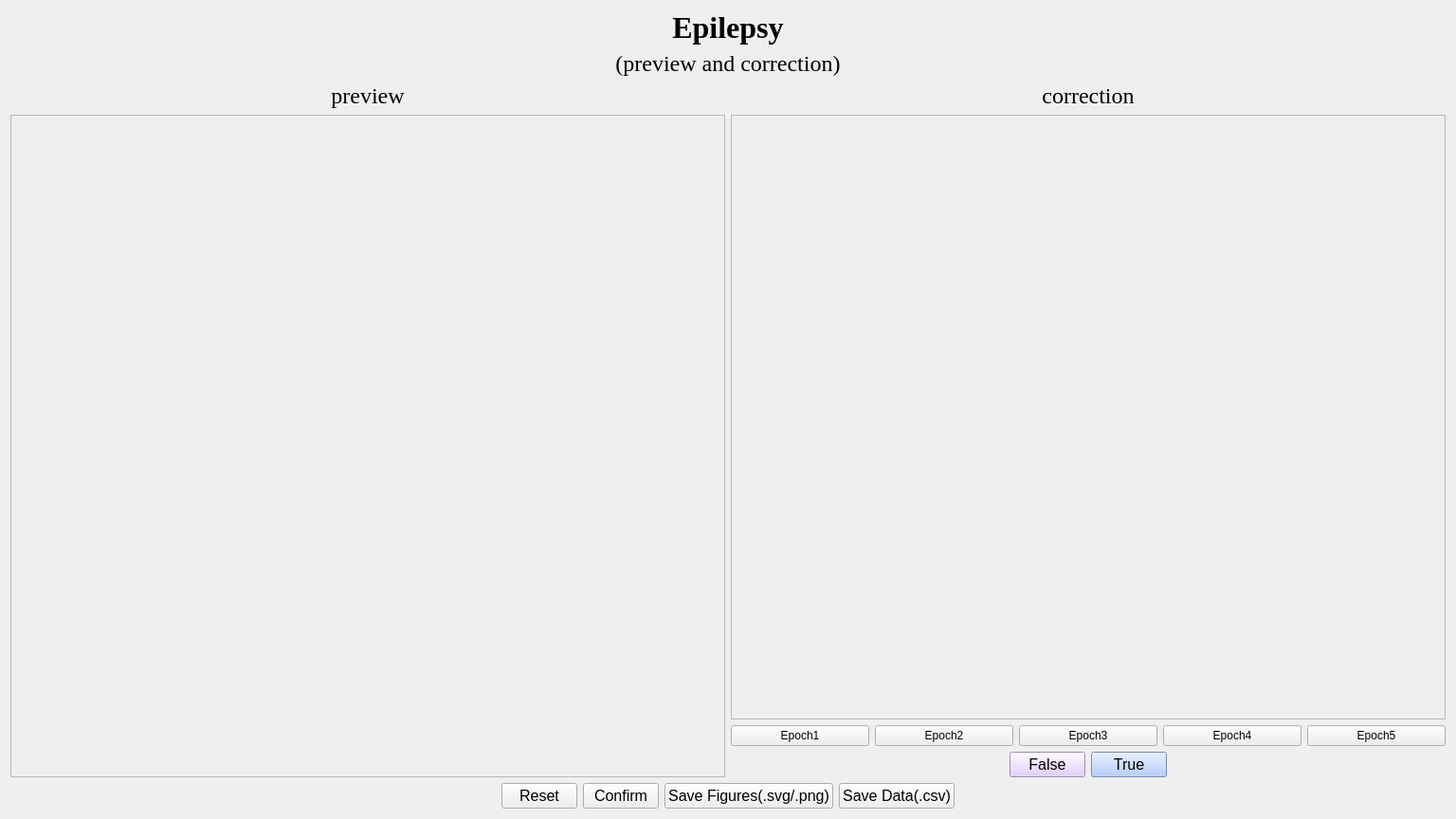
<?xml version="1.0" encoding="UTF-8"?>
<ui version="4.0">
 <class>Form</class>
 <widget class="QWidget" name="Form">
  <property name="geometry">
   <rect>
    <x>0</x>
    <y>0</y>
    <width>1536</width>
    <height>864</height>
   </rect>
  </property>
  <property name="windowTitle">
   <string>Form</string>
  </property>
  <layout class="QVBoxLayout" name="verticalLayout_4">
   <item>
    <layout class="QVBoxLayout" name="verticalLayout_3">
     <item>
      <widget class="QLabel" name="title_1">
       <property name="font">
        <font>
         <family>Times New Roman</family>
         <pointsize>24</pointsize>
         <weight>75</weight>
         <bold>true</bold>
        </font>
       </property>
       <property name="layoutDirection">
        <enum>Qt::LeftToRight</enum>
       </property>
       <property name="text">
        <string>Epilepsy</string>
       </property>
       <property name="alignment">
        <set>Qt::AlignCenter</set>
       </property>
      </widget>
     </item>
     <item>
      <widget class="QLabel" name="title_2">
       <property name="font">
        <font>
         <family>Times New Roman</family>
         <pointsize>18</pointsize>
         <weight>50</weight>
         <bold>false</bold>
        </font>
       </property>
       <property name="layoutDirection">
        <enum>Qt::LeftToRight</enum>
       </property>
       <property name="text">
        <string>(preview and correction)</string>
       </property>
       <property name="alignment">
        <set>Qt::AlignCenter</set>
       </property>
      </widget>
     </item>
    </layout>
   </item>
   <item>
    <layout class="QHBoxLayout" name="horizontalLayout_4">
     <item>
      <layout class="QVBoxLayout" name="verticalLayout_2">
       <item>
        <widget class="QLabel" name="title_3">
         <property name="font">
          <font>
           <family>Times New Roman</family>
           <pointsize>18</pointsize>
           <weight>50</weight>
           <bold>false</bold>
          </font>
         </property>
         <property name="layoutDirection">
          <enum>Qt::LeftToRight</enum>
         </property>
         <property name="text">
          <string>preview</string>
         </property>
         <property name="alignment">
          <set>Qt::AlignCenter</set>
         </property>
        </widget>
       </item>
       <item>
        <widget class="QScrollArea" name="scrollArea_1">
         <property name="widgetResizable">
          <bool>true</bool>
         </property>
         <widget class="QWidget" name="scrollAreaWidgetContents">
          <property name="geometry">
           <rect>
            <x>0</x>
            <y>0</y>
            <width>751</width>
            <height>696</height>
           </rect>
          </property>
         </widget>
        </widget>
       </item>
      </layout>
     </item>
     <item>
      <layout class="QVBoxLayout" name="verticalLayout">
       <item>
        <widget class="QLabel" name="title_4">
         <property name="font">
          <font>
           <family>Times New Roman</family>
           <pointsize>18</pointsize>
           <weight>50</weight>
           <bold>false</bold>
          </font>
         </property>
         <property name="layoutDirection">
          <enum>Qt::LeftToRight</enum>
         </property>
         <property name="text">
          <string>correction</string>
         </property>
         <property name="alignment">
          <set>Qt::AlignCenter</set>
         </property>
        </widget>
       </item>
       <item>
        <widget class="QScrollArea" name="scrollArea">
         <property name="widgetResizable">
          <bool>true</bool>
         </property>
         <widget class="QWidget" name="scrollAreaWidgetContents_2">
          <property name="geometry">
           <rect>
            <x>0</x>
            <y>0</y>
            <width>751</width>
            <height>631</height>
           </rect>
          </property>
         </widget>
        </widget>
       </item>
       <item>
        <layout class="QHBoxLayout" name="horizontalLayout_3">
         <item>
          <widget class="QPushButton" name="Stage_1">
           <property name="text">
            <string>Epoch1</string>
           </property>
          </widget>
         </item>
         <item>
          <widget class="QPushButton" name="Stage_2">
           <property name="text">
            <string>Epoch2</string>
           </property>
          </widget>
         </item>
         <item>
          <widget class="QPushButton" name="Stage_3">
           <property name="text">
            <string>Epoch3</string>
           </property>
          </widget>
         </item>
         <item>
          <widget class="QPushButton" name="Stage_4">
           <property name="text">
            <string>Epoch4</string>
           </property>
          </widget>
         </item>
         <item>
          <widget class="QPushButton" name="Stage_5">
           <property name="text">
            <string>Epoch5</string>
           </property>
          </widget>
         </item>
        </layout>
       </item>
       <item>
        <layout class="QHBoxLayout" name="horizontalLayout_2">
         <item>
          <spacer name="horizontalSpacer">
           <property name="orientation">
            <enum>Qt::Horizontal</enum>
           </property>
           <property name="sizeHint" stdset="0">
            <size>
             <width>40</width>
             <height>20</height>
            </size>
           </property>
          </spacer>
         </item>
         <item>
          <widget class="QPushButton" name="button_REM">
           <property name="font">
            <font>
             <family>Arial</family>
             <pointsize>12</pointsize>
            </font>
           </property>
           <property name="styleSheet">
            <string notr="true">QPushButton {background-color:#dbc1ff}
QPushButton:pressed {background-color:#a162ff}</string>
           </property>
           <property name="text">
            <string>False</string>
           </property>
          </widget>
         </item>
         <item>
          <widget class="QPushButton" name="button_NREM">
           <property name="font">
            <font>
             <family>Arial</family>
             <pointsize>12</pointsize>
            </font>
           </property>
           <property name="styleSheet">
            <string notr="true">QPushButton {background-color:#a0c1ff}
QPushButton:pressed {background-color:#2f89ff}</string>
           </property>
           <property name="text">
            <string>True</string>
           </property>
          </widget>
         </item>
         <item>
          <spacer name="horizontalSpacer_2">
           <property name="orientation">
            <enum>Qt::Horizontal</enum>
           </property>
           <property name="sizeHint" stdset="0">
            <size>
             <width>40</width>
             <height>20</height>
            </size>
           </property>
          </spacer>
         </item>
        </layout>
       </item>
      </layout>
     </item>
    </layout>
   </item>
   <item>
    <layout class="QHBoxLayout" name="horizontalLayout">
     <item>
      <spacer name="horizontalSpacer_3">
       <property name="orientation">
        <enum>Qt::Horizontal</enum>
       </property>
       <property name="sizeHint" stdset="0">
        <size>
         <width>40</width>
         <height>20</height>
        </size>
       </property>
      </spacer>
     </item>
     <item>
      <widget class="QPushButton" name="pushButton_reset">
       <property name="font">
        <font>
         <family>Arial</family>
         <pointsize>12</pointsize>
        </font>
       </property>
       <property name="text">
        <string>Reset</string>
       </property>
      </widget>
     </item>
     <item>
      <widget class="QPushButton" name="pushButton_confirm">
       <property name="font">
        <font>
         <family>Arial</family>
         <pointsize>12</pointsize>
        </font>
       </property>
       <property name="text">
        <string>Confirm</string>
       </property>
      </widget>
     </item>
     <item>
      <widget class="QPushButton" name="pushButton_savefig">
       <property name="font">
        <font>
         <family>Arial</family>
         <pointsize>12</pointsize>
        </font>
       </property>
       <property name="text">
        <string>Save Figures(.svg/.png)</string>
       </property>
      </widget>
     </item>
     <item>
      <widget class="QPushButton" name="pushButton_savedata">
       <property name="font">
        <font>
         <family>Arial</family>
         <pointsize>12</pointsize>
        </font>
       </property>
       <property name="text">
        <string>Save Data(.csv)</string>
       </property>
      </widget>
     </item>
     <item>
      <spacer name="horizontalSpacer_4">
       <property name="orientation">
        <enum>Qt::Horizontal</enum>
       </property>
       <property name="sizeHint" stdset="0">
        <size>
         <width>40</width>
         <height>20</height>
        </size>
       </property>
      </spacer>
     </item>
    </layout>
   </item>
  </layout>
 </widget>
 <resources/>
 <connections/>
</ui>
